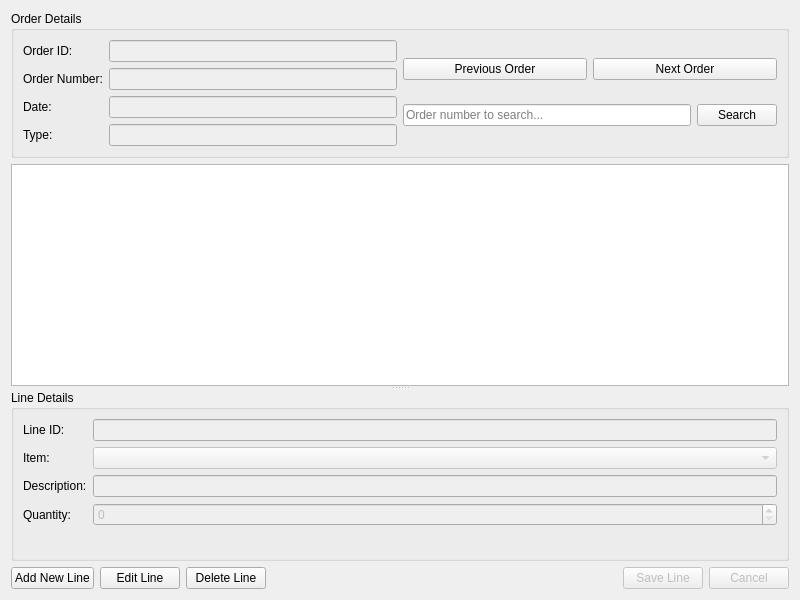
<?xml version="1.0" encoding="UTF-8"?>
<ui version="4.0">
 <class>OrderLinesWindow</class>
 <widget class="QWidget" name="OrderLinesWindow">
  <property name="geometry">
   <rect>
    <x>0</x>
    <y>0</y>
    <width>800</width>
    <height>600</height>
   </rect>
  </property>
  <property name="windowTitle">
   <string>Order Lines</string>
  </property>
  <layout class="QVBoxLayout" name="verticalLayout">
   <item>
    <widget class="QGroupBox" name="orderDetailsGroup">
     <property name="title">
      <string>Order Details</string>
     </property>
     <layout class="QHBoxLayout" name="horizontalLayout_3">
      <item>
       <layout class="QGridLayout" name="gridLayout">
        <item row="0" column="0">
         <widget class="QLabel" name="label">
          <property name="text">
           <string>Order ID:</string>
          </property>
         </widget>
        </item>
        <item row="0" column="1">
         <widget class="QLineEdit" name="orderIdEdit">
          <property name="enabled">
           <bool>false</bool>
          </property>
          <property name="readOnly">
           <bool>true</bool>
          </property>
         </widget>
        </item>
        <item row="1" column="0">
         <widget class="QLabel" name="label_2">
          <property name="text">
           <string>Order Number:</string>
          </property>
         </widget>
        </item>
        <item row="1" column="1">
         <widget class="QLineEdit" name="orderNumberEdit">
          <property name="enabled">
           <bool>false</bool>
          </property>
          <property name="readOnly">
           <bool>true</bool>
          </property>
         </widget>
        </item>
        <item row="2" column="0">
         <widget class="QLabel" name="label_3">
          <property name="text">
           <string>Date:</string>
          </property>
         </widget>
        </item>
        <item row="2" column="1">
         <widget class="QLineEdit" name="orderDateEdit">
          <property name="enabled">
           <bool>false</bool>
          </property>
          <property name="readOnly">
           <bool>true</bool>
          </property>
         </widget>
        </item>
        <item row="3" column="0">
         <widget class="QLabel" name="label_4">
          <property name="text">
           <string>Type:</string>
          </property>
         </widget>
        </item>
        <item row="3" column="1">
         <widget class="QLineEdit" name="orderTypeEdit">
          <property name="enabled">
           <bool>false</bool>
          </property>
          <property name="readOnly">
           <bool>true</bool>
          </property>
         </widget>
        </item>
       </layout>
      </item>
      <item>
       <layout class="QVBoxLayout" name="verticalLayout_2">
        <item>
         <layout class="QHBoxLayout" name="horizontalLayout_2">
          <item>
           <widget class="QPushButton" name="prevOrderButton">
            <property name="text">
             <string>Previous Order</string>
            </property>
           </widget>
          </item>
          <item>
           <widget class="QPushButton" name="nextOrderButton">
            <property name="text">
             <string>Next Order</string>
            </property>
           </widget>
          </item>
         </layout>
        </item>
        <item>
         <layout class="QHBoxLayout" name="horizontalLayout">
          <item>
           <widget class="QLineEdit" name="searchOrderEdit">
            <property name="placeholderText">
             <string>Order number to search...</string>
            </property>
           </widget>
          </item>
          <item>
           <widget class="QPushButton" name="searchOrderButton">
            <property name="text">
             <string>Search</string>
            </property>
           </widget>
          </item>
         </layout>
        </item>
       </layout>
      </item>
     </layout>
    </widget>
   </item>
   <item>
    <widget class="QSplitter" name="splitter">
     <property name="orientation">
      <enum>Qt::Vertical</enum>
     </property>
     <widget class="QTableView" name="tableView">
      <property name="selectionMode">
       <enum>QAbstractItemView::SingleSelection</enum>
      </property>
      <property name="selectionBehavior">
       <enum>QAbstractItemView::SelectRows</enum>
      </property>
     </widget>
     <widget class="QGroupBox" name="lineDetailsGroup">
      <property name="title">
       <string>Line Details</string>
      </property>
      <layout class="QFormLayout" name="formLayout">
       <item row="0" column="0">
        <widget class="QLabel" name="label_5">
         <property name="text">
          <string>Line ID:</string>
         </property>
        </widget>
       </item>
       <item row="0" column="1">
        <widget class="QLineEdit" name="lineIdEdit">
         <property name="enabled">
          <bool>false</bool>
         </property>
         <property name="readOnly">
          <bool>true</bool>
         </property>
        </widget>
       </item>
       <item row="1" column="0">
        <widget class="QLabel" name="label_6">
         <property name="text">
          <string>Item:</string>
         </property>
        </widget>
       </item>
       <item row="1" column="1">
        <widget class="QComboBox" name="itemComboBox">
         <property name="enabled">
          <bool>false</bool>
         </property>
        </widget>
       </item>
       <item row="2" column="0">
        <widget class="QLabel" name="itemDescriptionLabel">
         <property name="text">
          <string>Description:</string>
         </property>
        </widget>
       </item>
       <item row="2" column="1">
        <widget class="QLineEdit" name="itemDescriptionLineEdit">
         <property name="enabled">
          <bool>false</bool>
         </property>
         <property name="readOnly">
          <bool>true</bool>
         </property>
        </widget>
       </item>
       <item row="3" column="0">
        <widget class="QLabel" name="label_7">
         <property name="text">
          <string>Quantity:</string>
         </property>
        </widget>
       </item>
       <item row="3" column="1">
        <widget class="QSpinBox" name="quantitySpinBox">
         <property name="enabled">
          <bool>false</bool>
         </property>
         <property name="maximum">
          <number>99999</number>
         </property>
        </widget>
       </item>
      </layout>
     </widget>
    </widget>
   </item>
   <item>
    <layout class="QHBoxLayout" name="horizontalLayout_4">
     <item>
      <widget class="QPushButton" name="addLineButton">
       <property name="text">
        <string>Add New Line</string>
       </property>
      </widget>
     </item>
     <item>
      <widget class="QPushButton" name="editLineButton">
       <property name="text">
        <string>Edit Line</string>
       </property>
      </widget>
     </item>
     <item>
      <widget class="QPushButton" name="deleteLineButton">
       <property name="text">
        <string>Delete Line</string>
       </property>
      </widget>
     </item>
     <item>
      <spacer name="horizontalSpacer">
       <property name="orientation">
        <enum>Qt::Horizontal</enum>
       </property>
       <property name="sizeHint" stdset="0">
        <size>
         <width>40</width>
         <height>20</height>
        </size>
       </property>
      </spacer>
     </item>
     <item>
      <widget class="QPushButton" name="saveLineButton">
       <property name="enabled">
        <bool>false</bool>
       </property>
       <property name="text">
        <string>Save Line</string>
       </property>
      </widget>
     </item>
     <item>
      <widget class="QPushButton" name="cancelLineButton">
       <property name="enabled">
        <bool>false</bool>
       </property>
       <property name="text">
        <string>Cancel</string>
       </property>
      </widget>
     </item>
    </layout>
   </item>
  </layout>
 </widget>
 <resources/>
 <connections/>
</ui>
